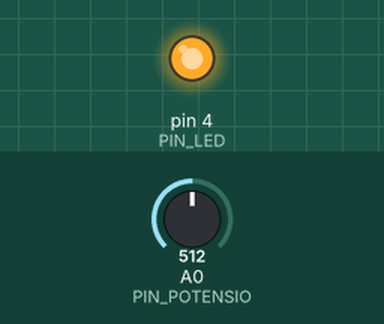
The sketch below on a simulated Arduino Uno, built with avr-gcc and run on an emulated ATmega328P. On the bench: output pins drawn as LEDs (lit = HIGH). Inputs (shaded band) come from the test bench; at power-on: A0 (PIN_POTENSIO) = 512.

Above: at 1.2 s.
1.3 s: A0 (PIN_POTENSIO) set to 494
At 1.8 s:
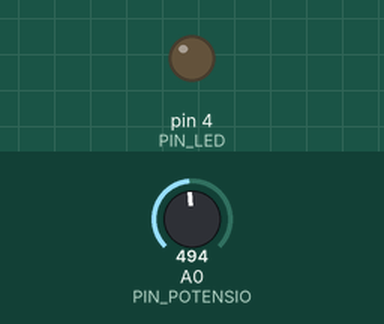
2.8 s: A0 (PIN_POTENSIO) set to 522
At 4.0 s:
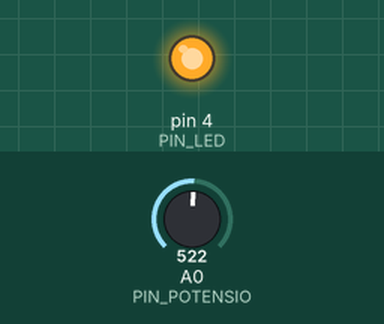
4.3 s: A0 (PIN_POTENSIO) set to 511
At 5.3 s:
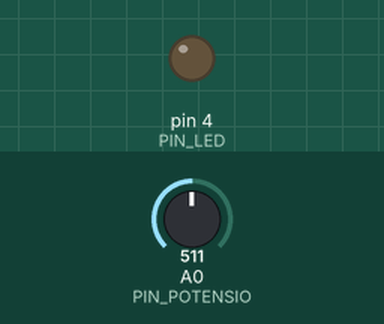
Timing chart, 0 to 7.3 s (numbered marks = the images above; inputs shaded):
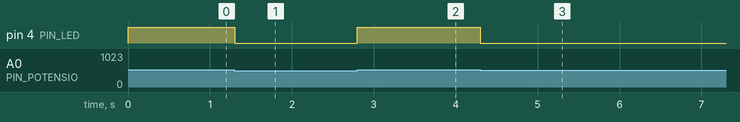

The sketch:

potled.ino
```cpp
// Contoh penggunaan potensiometer
//   untuk menyalakan atau mematikan LED

const byte PIN_POTENSIO = A0;
const byte PIN_LED = 4;

void setup()
{
  pinMode(PIN_LED, OUTPUT);
}

void loop()
{
  int nilaiPin = analogRead(PIN_POTENSIO);
  if (nilaiPin >= 512)
    digitalWrite(PIN_LED, HIGH);
  else
    digitalWrite(PIN_LED, LOW);
}
```

Measured:
- the behaviour switches between 512 and 511 on A0 (PIN_POTENSIO) (found by bisection; images 0 and 1)
- after the input at 1.3 s, pin 4 (PIN_LED): HIGH → LOW at once
- after the input at 2.8 s, pin 4 (PIN_LED): LOW → HIGH at once
- after the input at 4.3 s, pin 4 (PIN_LED): HIGH → LOW at once
